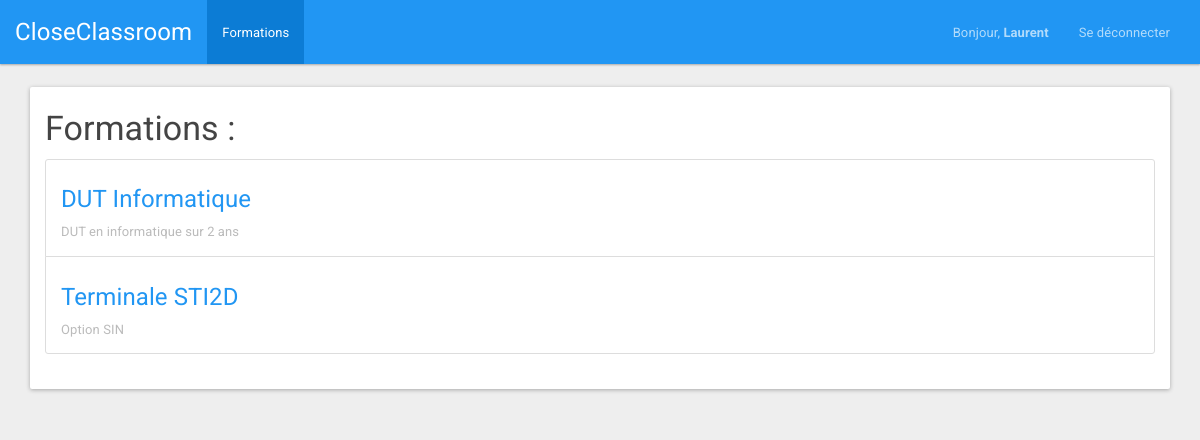
Screenshot of /index.php?page=formation (signed in) with the database file from the repository.
### tables this page shows
CREATE TABLE IF NOT EXISTS `users` (
  `id` int(11) NOT NULL AUTO_INCREMENT,
  `type` varchar(32) NOT NULL,
  `login` varchar(32) NOT NULL,
  `password` varchar(32) NOT NULL,
  `email` varchar(32) NOT NULL,
  `name` varchar(32) NOT NULL,
  `first_name` varchar(32) NOT NULL,
  PRIMARY KEY (`id`),
  UNIQUE KEY `login` (`login`),
  UNIQUE KEY `email` (`email`)
);

CREATE TABLE IF NOT EXISTS `formations` (
  `id` int(11) NOT NULL AUTO_INCREMENT,
  `name` varchar(30) NOT NULL,
  `description` varchar(255) NOT NULL,
  PRIMARY KEY (`id`)
);

### bddManager/UserDAO.php (called while the page is built, shortened)
<?php
class UserDAO
{
    public function getInfoUser($idUser)
    {
        try {
            $resultat = mysqli_query($_SESSION['bdd'], "SELECT id, login, email, password, type, name, first_name FROM users WHERE `id`= '" . $idUser . "'");
            if (mysqli_num_rows($resultat) != '0') {
                $tab[0] = mysqli_fetch_assoc($resultat);
                return $tab[0];
            } else {
                return;
            }
        }
        catch (Exception $e) {
            $_SESSION['error'] = 'Erreur requete BDD';
            $_SESSION['display_msg_error'] = true;
        }
    }
}

### bddManager/FormationDAO.php (called while the page is built, shortened)
<?php
class FormationDAO
{
    public function getFormationsByUser($idUser)
    {
        try {
            $resultat = mysqli_query($_SESSION['bdd'], "SELECT * FROM formations WHERE id IN (SELECT id_formation FROM assouserformation WHERE `id_user`= '" . $idUser . "')");
            if (mysqli_num_rows($resultat) != '0') {
                $tab[0] = mysqli_fetch_assoc($resultat);
                if (mysqli_num_rows($resultat) > '0') {
                    for ($i = 1; $i < mysqli_num_rows($resultat); $i++) {
                        array_push($tab, mysqli_fetch_assoc($resultat));
                    }
                }
                return $tab;
            } else {
                return false;
            }
        }
        catch (Exception $e) {
            $_SESSION['error'] = 'Erreur requete BDD';
            $_SESSION['display_msg_error'] = true;
        }
    }
}

### views/FormationView.class.php (the view, shortened to what this page needs)
<?php
class FormationView
{
	public function getViewTop()
	{
		return '
		<script>document.getElementById("tabFormation").className = "active";</script>
		<div class="container">
			<div class="panel panel-default">
				<div class="panel-body" style="padding-top: 0px;">
					<h3>Formations :</h3>
					<div class="list-group">';
					}
					public function getViewBottom()
					{
						return '
					</div>
				</div>
			</div>
		</div>
		';
	}
	public function getView($mesFormations, $typeUser)
	{
		$view = ''.$this->getViewTop().$this->getListe($mesFormations, $typeUser).$this->getViewBottom();
		return $view;
	}
	public function getListe($mesFormations, $typeUser)
	{
		if ($typeUser == 'Admin') {
			$view = '<a style="margin-bottom: 20px;" href="index.php?page=createFormation" class="btn btn-info"><span class="fa fa-plus"></span> Créer une formation</a>';
		} else {
			$view = '';
		}
		if (!$mesFormations) {
			$view = $view.'<div class="panel panel-info" style="margin-top: 20px;">
			<div class="panel-heading">
				<h3 class="panel-title">Aucune formation</h3>
			</div>
			<div class="panel-body">
				Il n\'y a aucune formation dans la base de données !</div>
			</div>';
		} else {
			foreach ($mesFormations as &$formation) {
				$modif = '';
			$view = $view.'<div class="list-group-item">'.$modif.'
			<h4><a href="index.php?page=showFormation&idFormation='.$formation['id'].'">'.$formation['name'].'</a></h4>
			<p class="list-group-item-text">'.$formation['description'].'</p>
		</div>';
	}
}
return $view;
}
}

### views/NavBarView.class.php (shortened to what this page needs)
<?php
class navBarView
{
	public function getViewLogged($firstNameUser, $typeUser)
	{
		if ($typeUser == 'Admin') {
			$view = '<nav class="navbar navbar-inverse">
			<div class="container-fluid">
				<div class="navbar-header">
					<button type="button" class="navbar-toggle collapsed" data-toggle="collapse" data-target="#bs-example-navbar-collapse-2">
						<span class="sr-only">Toggle navigation</span>
						<span class="icon-bar"></span>
						<span class="icon-bar"></span>
						<span class="icon-bar"></span>
					</button>
					<a class="navbar-brand" href="index.php">CloseClassroom</a>
				</div>
				<div class="collapse navbar-collapse" id="bs-example-navbar-collapse-2">
					<ul class="nav navbar-nav">
						<li id="tabUser"><a href="index.php?page=user">Administration Utilisateurs</a></li>
						<li id="tabFormation"><a href="index.php?page=formation">Formations</a></li>
					</ul>
					<ul class="nav navbar-nav navbar-right">
						<li><a href="index.php" style="font-size: 13px;"> Bonjour, <strong>'.utf8_encode($firstNameUser).'</strong> </a>
							<li><a href="index.php?page=logout">Se déconnecter</a></li>
						</ul>
					</div>
				</div>
			</nav>';
		}
		else {
			$view = '<nav class="navbar navbar-inverse">
			<div class="container-fluid">
				<div class="navbar-header">
					<button type="button" class="navbar-toggle collapsed" data-toggle="collapse" data-target="#bs-example-navbar-collapse-2">
						<span class="sr-only">Toggle navigation</span>
						<span class="icon-bar"></span>
						<span class="icon-bar"></span>
						<span class="icon-bar"></span>
					</button>
					<a class="navbar-brand" href="index.php">CloseClassroom</a>
				</div>
				<div class="collapse navbar-collapse" id="bs-example-navbar-collapse-2">
					<ul class="nav navbar-nav">
						<li id="tabFormation"><a href="index.php?page=formation">Formations</a></li>
					</ul>
					<ul class="nav navbar-nav navbar-right">
						<li><a href="index.php" style="font-size: 13px;"> Bonjour, <strong>'.utf8_encode($firstNameUser).'</strong> </a>
							<li><a href="index.php?page=logout">Se déconnecter</a></li>
						</ul>
					</div>
				</div>
			</nav>';
		}
		return $view;
	}
}

### rows the page displays
users: first_name "Laurent"
formations: name "DUT Informatique", description "DUT en informatique sur 2 ans"
formations: name "Terminale STI2D", description "Option SIN"
